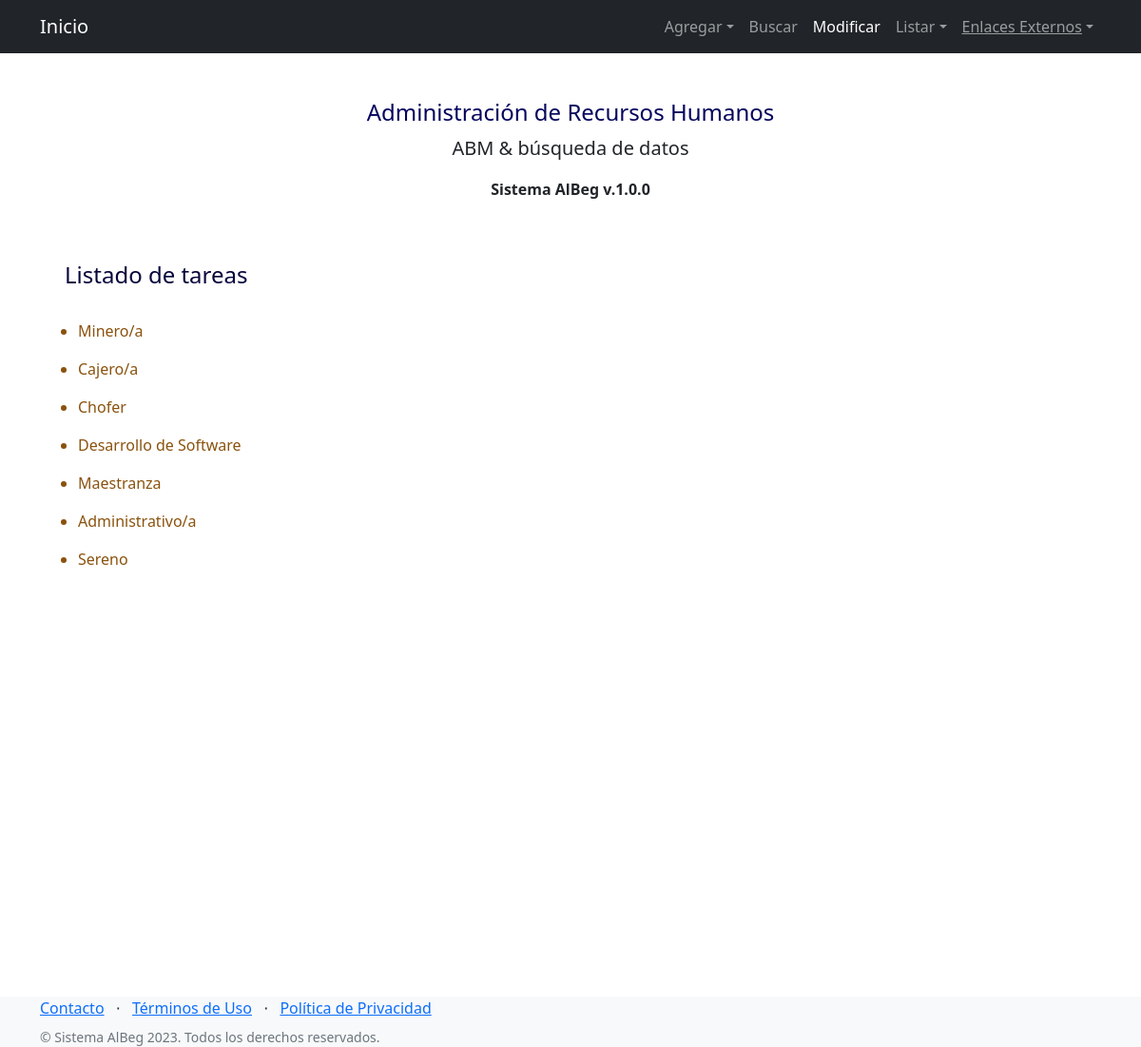
/AppRRHH/listaTareas/, run on an earlier commit of the app's database.
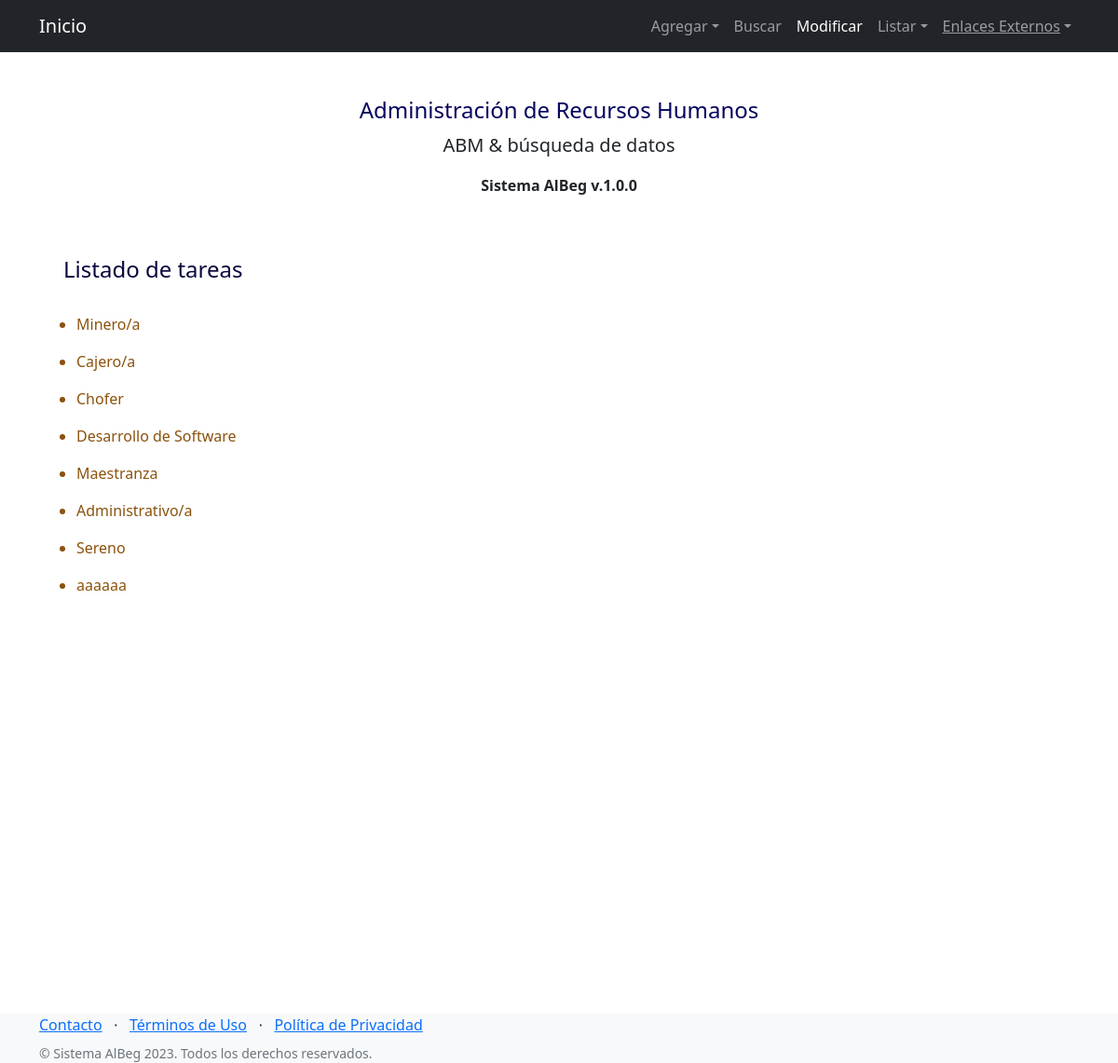
And on a later commit of the database.
### AppRRHH/models.py (models this page shows, shortened)
class Tarea(models.Model):
    tarea = models.CharField(max_length=40)

### AppRRHH/views.py (the view)
# urls.py: path('listaTareas/',listaTareas, name="Tareas"),
def listaTareas(request):
    listaTareas=Tarea.objects.all()
    return render(request, "listaTareas.html", {"listaTareas":listaTareas})

### AppRRHH/templates/listaTareas.html
{% extends 'padre.html' %}
{% block contenidoQueCambia %}
    <br>
    <div class="titulo_listas">
    <h4> Listado de tareas </h4>
    <br>
   </div>
    <div class="listas">
     {% for tar in listaTareas %}
        <ul >
            <li > {{tar.tarea}} </li>
        </ul>
    {% endfor %}
    </div>
{% endblock contenidoQueCambia %}

What changed in the data, as far as the page shows it:
added Tarea: tarea "aaaaaa"
